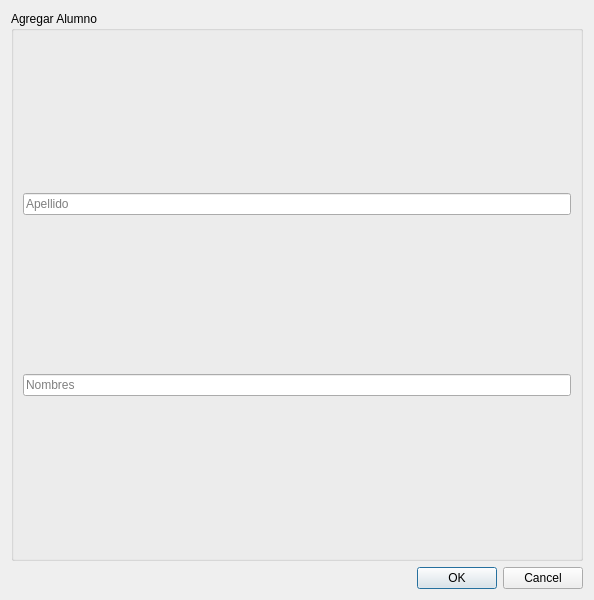
<?xml version="1.0" encoding="UTF-8"?>
<ui version="4.0">
 <class>AgregarAlumno</class>
 <widget class="QDialog" name="AgregarAlumno">
  <property name="geometry">
   <rect>
    <x>0</x>
    <y>0</y>
    <width>594</width>
    <height>600</height>
   </rect>
  </property>
  <property name="minimumSize">
   <size>
    <width>400</width>
    <height>600</height>
   </size>
  </property>
  <property name="windowTitle">
   <string>Dialog</string>
  </property>
  <layout class="QVBoxLayout" name="verticalLayout">
   <item>
    <widget class="QGroupBox" name="groupBox">
     <property name="minimumSize">
      <size>
       <width>400</width>
       <height>400</height>
      </size>
     </property>
     <property name="title">
      <string>Agregar Alumno</string>
     </property>
     <property name="flat">
      <bool>false</bool>
     </property>
     <property name="checkable">
      <bool>false</bool>
     </property>
     <property name="checked">
      <bool>false</bool>
     </property>
     <layout class="QVBoxLayout" name="verticalLayout_2">
      <item>
       <widget class="QLineEdit" name="lineEditApellido">
        <property name="placeholderText">
         <string>Apellido</string>
        </property>
       </widget>
      </item>
      <item>
       <widget class="QLineEdit" name="lineEditNombres">
        <property name="placeholderText">
         <string>Nombres</string>
        </property>
       </widget>
      </item>
     </layout>
    </widget>
   </item>
   <item>
    <widget class="QDialogButtonBox" name="buttonBoxAgregarAlumno">
     <property name="orientation">
      <enum>Qt::Horizontal</enum>
     </property>
     <property name="standardButtons">
      <set>QDialogButtonBox::Cancel|QDialogButtonBox::Ok</set>
     </property>
    </widget>
   </item>
  </layout>
 </widget>
 <resources/>
 <connections>
  <connection>
   <sender>buttonBoxAgregarAlumno</sender>
   <signal>accepted()</signal>
   <receiver>AgregarAlumno</receiver>
   <slot>accept()</slot>
   <hints>
    <hint type="sourcelabel">
     <x>257</x>
     <y>590</y>
    </hint>
    <hint type="destinationlabel">
     <x>157</x>
     <y>274</y>
    </hint>
   </hints>
  </connection>
  <connection>
   <sender>buttonBoxAgregarAlumno</sender>
   <signal>rejected()</signal>
   <receiver>AgregarAlumno</receiver>
   <slot>reject()</slot>
   <hints>
    <hint type="sourcelabel">
     <x>325</x>
     <y>590</y>
    </hint>
    <hint type="destinationlabel">
     <x>286</x>
     <y>274</y>
    </hint>
   </hints>
  </connection>
 </connections>
</ui>
